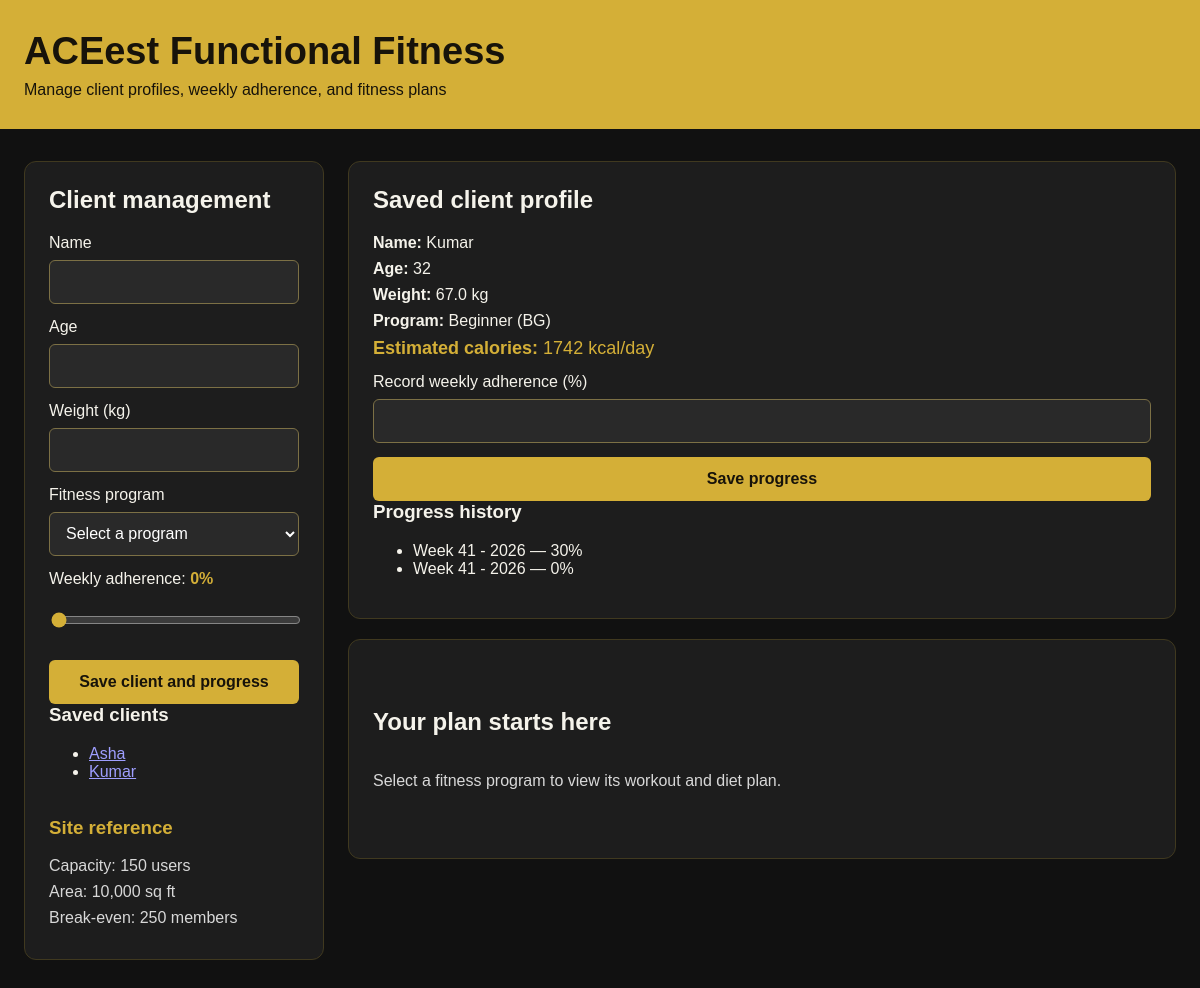
Screenshot of /?client_id=1 with the database file from the repository.
### tables this page shows
CREATE TABLE clients (
                    id INTEGER PRIMARY KEY AUTOINCREMENT,
                    name TEXT NOT NULL COLLATE NOCASE UNIQUE,
                    age INTEGER NOT NULL CHECK (age > 0),
                    weight REAL NOT NULL CHECK (weight > 0),
                    program TEXT NOT NULL,
                    calories INTEGER NOT NULL
                );

CREATE TABLE progress (
                    id INTEGER PRIMARY KEY AUTOINCREMENT,
                    client_id INTEGER NOT NULL REFERENCES clients(id) ON DELETE CASCADE,
                    week TEXT NOT NULL,
                    adherence INTEGER NOT NULL CHECK (adherence BETWEEN 0 AND 100),
                    created_at TEXT NOT NULL DEFAULT CURRENT_TIMESTAMP
                );

### app.py (the view)
    @app.get("/")
    def index():
        program_id = request.args.get("program")
        if program_id and program_id not in PROGRAMS:
            abort(404)
        with connect_db() as db:
            clients = db.execute("SELECT * FROM clients ORDER BY name").fetchall()
            selected_client = None
            history = []
            client_id = request.args.get("client_id", type=int)
            if client_id:
                selected_client = db.execute("SELECT * FROM clients WHERE id = ?", (client_id,)).fetchone()
                if selected_client:
                    history = db.execute(
                        "SELECT week, adherence FROM progress WHERE client_id = ? ORDER BY id DESC",
                        (client_id,),
                    ).fetchall()
        return render_template(
            "index.html",
            programs=PROGRAMS,
            selected_id=program_id,
            selected=PROGRAMS.get(program_id),
            values={},
            client=None,
            errors={},
            clients=clients,
            selected_client=selected_client,
            history=history,
            message=request.args.get("message"),
        )

### templates/index.html (shortened to what this page needs)
<!doctype html>
<html lang="en">
  <head>
    <link rel="stylesheet" href="{{ url_for('static', filename='style.css') }}">
  </head>
  <body>
    <header class="site-header">
      <h1>ACEest Functional Fitness</h1>
      <p>Manage client profiles, weekly adherence, and fitness plans</p>
    </header>
    <main class="layout">
      <aside class="panel selector-panel">
        <h2>Client management</h2>
        <form method="post" action="{{ url_for('save_client') }}">
          <label for="name">Name</label>
          <input id="name" name="name" type="text" value="{{ values.get('name', '') }}" required>
          <label for="age">Age</label>
          <input id="age" name="age" type="number" min="1" step="1" value="{{ values.get('age', '') }}" required>
          <label for="weight">Weight (kg)</label>
          <input id="weight" name="weight" type="number" min="0.1" step="0.1" value="{{ values.get('weight', '') }}" required>
          <label for="program">Fitness program</label>
          <select id="program" name="program" required>
            <option value="" disabled {% if not selected_id %}selected{% endif %}>Select a program</option>
          </select>
          <label for="adherence">Weekly adherence: <output id="adherence-value">{{ values.get('adherence', '0') }}%</output></label>
          <input id="adherence" name="adherence" type="range" min="0" max="100" step="1" value="{{ values.get('adherence', '0') }}">
          <button type="submit">Save client and progress</button>
        </form>
        {% if clients %}
          <h3>Saved clients</h3>
          <ul class="client-list">
            {% for saved_client in clients %}
              <li><a href="{{ url_for('index', client_id=saved_client.id) }}">{{ saved_client.name }}</a></li>
            {% endfor %}
          </ul>
        {% endif %}
        <div class="metrics" aria-label="Site reference metrics">
          <h3>Site reference</h3>
          <p>Capacity: 150 users</p>
          <p>Area: 10,000 sq ft</p>
          <p>Break-even: 250 members</p>
        </div>
      </aside>
      <section class="plans" aria-live="polite">
        {% if selected_client %}
          <div class="panel client-summary">
            <h2>Saved client profile</h2>
            <p><strong>Name:</strong> {{ selected_client.name }}</p>
            <p><strong>Age:</strong> {{ selected_client.age }}</p>
            <p><strong>Weight:</strong> {{ selected_client.weight }} kg</p>
            <p><strong>Program:</strong> {{ selected_client.program }}</p>
            <p class="calorie-estimate"><strong>Estimated calories:</strong> {{ selected_client.calories }} kcal/day</p>
            <form method="post" action="{{ url_for('save_progress') }}">
              <label for="progress-adherence">Record weekly adherence (%)</label>
              <input id="progress-adherence" name="adherence" type="number" min="0" max="100" required>
              <button type="submit">Save progress</button>
            </form>
            {% if history %}
              <h3>Progress history</h3>
              <ul>{% for entry in history %}<li>{{ entry.week }} — {{ entry.adherence }}%</li>{% endfor %}</ul>
            {% endif %}
          </div>
        {% endif %}
        {% if selected %}
          <p class="eyebrow">Selected program</p>
          <h2>{{ selected.name }}</h2>
          <div class="plan-grid">
            <article class="panel plan-card" style="--accent: {{ selected.color }}">
              <h3>Weekly workout chart</h3>
              <pre>{{ selected.workout }}</pre>
            </article>
            <article class="panel plan-card" style="--accent: {{ selected.color }}">
              <h3>Daily nutrition plan</h3>
              <pre>{{ selected.diet }}</pre>
            </article>
          </div>
        {% else %}
          <div class="panel empty-state">
            <h2>Your plan starts here</h2>
            <p>Select a fitness program to view its workout and diet plan.</p>
          </div>
        {% endif %}
      </section>
    </main>
  </body>
</html>

### static/style.css (style rules this page uses)
:root { color-scheme: dark; font-family: Arial, Helvetica, sans-serif; background: #111111; color: #f5f3eb; }
* { box-sizing: border-box; }
body { margin: 0; }
.site-header { background: #d4af37; color: #17130a; padding: 30px max(24px, calc((100vw - 1180px) / 2)); }
.site-header h1 { margin: 0 0 8px; font-size: clamp(27px, 4vw, 38px); }
.site-header p { margin: 0; }
.layout { display: grid; grid-template-columns: minmax(250px, 300px) minmax(0, 1fr); gap: 24px; max-width: 1228px; margin: 32px auto; padding: 0 24px; }
.panel { background: #1d1d1d; border: 1px solid #40391f; border-radius: 12px; padding: 24px; }
h2 { margin-top: 0; }
h3 { margin-top: 0; }
label { display: block; margin-bottom: 8px; }
input, select, button { width: 100%; min-height: 44px; border-radius: 6px; font: inherit; }
input:not([type="range"]), select { border: 1px solid #7c7045; background: #292929; color: #fff; padding: 8px 12px; }
form label { margin-top: 14px; }
input[type="range"] { accent-color: #d4af37; }
output { color: #d4af37; font-weight: bold; }
button { margin-top: 14px; border: 0; background: #d4af37; color: #17130a; font-weight: bold; cursor: pointer; }
.metrics { margin-top: 36px; color: #d8d8d8; }
.metrics h3 { color: #d4af37; }
.metrics p { margin: 8px 0; }
.client-summary { margin-bottom: 20px; }
.client-summary p { margin: 8px 0; }
.calorie-estimate { color: #d4af37; font-size: 18px; }
.empty-state { min-height: 220px; display: grid; align-content: center; }
.empty-state p { margin-bottom: 0; color: #d8d8d8; }

### rows the page displays
clients: name "Asha"
clients: name "Kumar", age "32", weight "67.0", program "Beginner (BG)", calories "1742"
progress: week "Week 41 - 2026", adherence "30"
progress: week "Week 41 - 2026", adherence "0"

### other values shown
{{ values.get('adherence', '0') }} "0"
